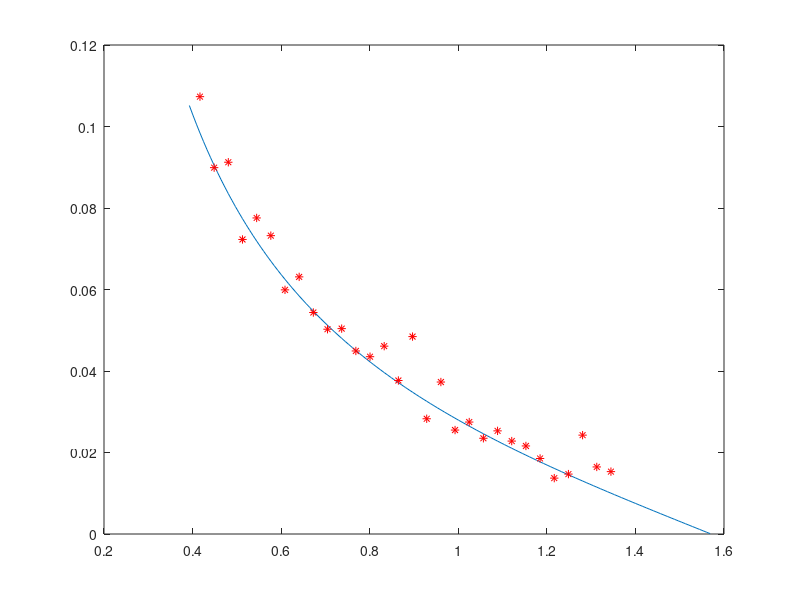

Source code (MATLAB):
x=pi/8:0.008:pi/2;
ff=0.004;
%x=pi/4;
w=15;
%w=11:0.01:16;
%k=0.9:0.01:1.1;
k=4;
z=(k-1)*cos(x).*cos(x)*9.8./((k-1)*w.*w*sin(x).*sin(x));
l=z.*tan(x);
plot(x,l,'-');
hold on
for i=1:30
    xx(i)=x(4*i);
    yy(i)=l(4*i)+(ff/2-ff*randn);
    i=i+1;
end
plot(xx,yy,'r*');
